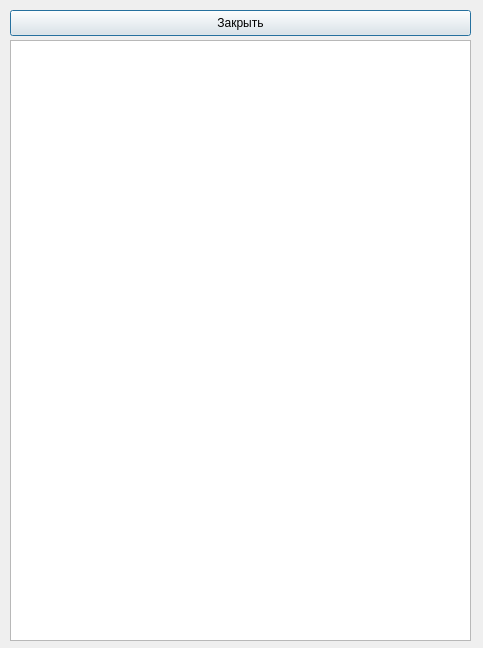
<?xml version="1.0" encoding="UTF-8"?>
<ui version="4.0">
 <class>AbonentServices</class>
 <widget class="QDialog" name="AbonentServices">
  <property name="geometry">
   <rect>
    <x>0</x>
    <y>0</y>
    <width>483</width>
    <height>648</height>
   </rect>
  </property>
  <property name="windowTitle">
   <string>Dialog</string>
  </property>
  <widget class="QPushButton" name="closeButton">
   <property name="geometry">
    <rect>
     <x>10</x>
     <y>10</y>
     <width>461</width>
     <height>26</height>
    </rect>
   </property>
   <property name="text">
    <string>Закрыть</string>
   </property>
  </widget>
  <widget class="QListWidget" name="servicesTable">
   <property name="geometry">
    <rect>
     <x>10</x>
     <y>40</y>
     <width>461</width>
     <height>601</height>
    </rect>
   </property>
  </widget>
 </widget>
 <resources/>
 <connections/>
</ui>
